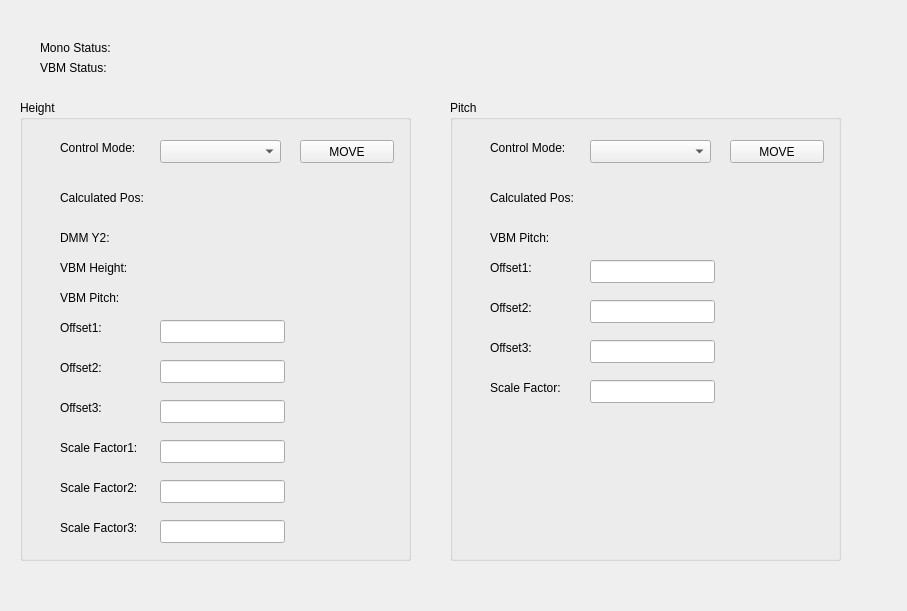
<?xml version="1.0" encoding="UTF-8"?>
<ui version="4.0">
 <class>Form</class>
 <widget class="QWidget" name="Form">
  <property name="geometry">
   <rect>
    <x>0</x>
    <y>0</y>
    <width>907</width>
    <height>611</height>
   </rect>
  </property>
  <property name="windowTitle">
   <string>Form</string>
  </property>
  <widget class="QLabel" name="label">
   <property name="geometry">
    <rect>
     <x>40</x>
     <y>40</y>
     <width>101</width>
     <height>16</height>
    </rect>
   </property>
   <property name="text">
    <string>Mono Status:</string>
   </property>
  </widget>
  <widget class="QLabel" name="label_2">
   <property name="geometry">
    <rect>
     <x>40</x>
     <y>60</y>
     <width>101</width>
     <height>16</height>
    </rect>
   </property>
   <property name="text">
    <string>VBM Status:</string>
   </property>
  </widget>
  <widget class="QELabel" name="qelabel">
   <property name="geometry">
    <rect>
     <x>130</x>
     <y>40</y>
     <width>131</width>
     <height>16</height>
    </rect>
   </property>
   <property name="variable" stdset="0">
    <string>MCTMONO01:IN_SERVICE</string>
   </property>
  </widget>
  <widget class="QELabel" name="qelabel_2">
   <property name="geometry">
    <rect>
     <x>130</x>
     <y>60</y>
     <width>131</width>
     <height>16</height>
    </rect>
   </property>
   <property name="variable" stdset="0">
    <string>MCTVBM01:IN_SERVICE</string>
   </property>
  </widget>
  <widget class="QGroupBox" name="groupBox">
   <property name="geometry">
    <rect>
     <x>20</x>
     <y>100</y>
     <width>391</width>
     <height>461</height>
    </rect>
   </property>
   <property name="title">
    <string>Height</string>
   </property>
   <widget class="QLabel" name="label_4">
    <property name="geometry">
     <rect>
      <x>40</x>
      <y>260</y>
      <width>59</width>
      <height>16</height>
     </rect>
    </property>
    <property name="text">
     <string>Offset2:</string>
    </property>
   </widget>
   <widget class="QLabel" name="label_5">
    <property name="geometry">
     <rect>
      <x>40</x>
      <y>300</y>
      <width>59</width>
      <height>16</height>
     </rect>
    </property>
    <property name="text">
     <string>Offset3:</string>
    </property>
   </widget>
   <widget class="QLabel" name="label_3">
    <property name="geometry">
     <rect>
      <x>40</x>
      <y>220</y>
      <width>59</width>
      <height>16</height>
     </rect>
    </property>
    <property name="text">
     <string>Offset1:</string>
    </property>
   </widget>
   <widget class="QLabel" name="label_6">
    <property name="geometry">
     <rect>
      <x>40</x>
      <y>420</y>
      <width>91</width>
      <height>16</height>
     </rect>
    </property>
    <property name="text">
     <string>Scale Factor3:</string>
    </property>
   </widget>
   <widget class="QLabel" name="label_7">
    <property name="geometry">
     <rect>
      <x>40</x>
      <y>380</y>
      <width>91</width>
      <height>16</height>
     </rect>
    </property>
    <property name="text">
     <string>Scale Factor2:</string>
    </property>
   </widget>
   <widget class="QLabel" name="label_8">
    <property name="geometry">
     <rect>
      <x>40</x>
      <y>340</y>
      <width>91</width>
      <height>16</height>
     </rect>
    </property>
    <property name="text">
     <string>Scale Factor1:</string>
    </property>
   </widget>
   <widget class="QELineEdit" name="qelineedit">
    <property name="geometry">
     <rect>
      <x>140</x>
      <y>220</y>
      <width>125</width>
      <height>23</height>
     </rect>
    </property>
    <property name="variable" stdset="0">
     <string>$(P):OFFSET1Y</string>
    </property>
    <property name="variableSubstitutions" stdset="0">
     <string>P=MCTTBL1</string>
    </property>
   </widget>
   <widget class="QELineEdit" name="qelineedit_2">
    <property name="geometry">
     <rect>
      <x>140</x>
      <y>260</y>
      <width>125</width>
      <height>23</height>
     </rect>
    </property>
    <property name="variable" stdset="0">
     <string>$(P):OFFSET2Y</string>
    </property>
    <property name="variableSubstitutions" stdset="0">
     <string>P=MCTTBL1</string>
    </property>
   </widget>
   <widget class="QELineEdit" name="qelineedit_3">
    <property name="geometry">
     <rect>
      <x>140</x>
      <y>300</y>
      <width>125</width>
      <height>23</height>
     </rect>
    </property>
    <property name="variable" stdset="0">
     <string>$(P):OFFSET3Y</string>
    </property>
    <property name="variableSubstitutions" stdset="0">
     <string>P=MCTTBL1</string>
    </property>
   </widget>
   <widget class="QELineEdit" name="qelineedit_4">
    <property name="geometry">
     <rect>
      <x>140</x>
      <y>340</y>
      <width>125</width>
      <height>23</height>
     </rect>
    </property>
    <property name="variable" stdset="0">
     <string>$(P):SF1Y</string>
    </property>
    <property name="variableSubstitutions" stdset="0">
     <string>P=MCTTBL1</string>
    </property>
   </widget>
   <widget class="QELineEdit" name="qelineedit_5">
    <property name="geometry">
     <rect>
      <x>140</x>
      <y>380</y>
      <width>125</width>
      <height>23</height>
     </rect>
    </property>
    <property name="variable" stdset="0">
     <string>$(P):SF2Y</string>
    </property>
    <property name="variableSubstitutions" stdset="0">
     <string>P=MCTTBL1</string>
    </property>
   </widget>
   <widget class="QELineEdit" name="qelineedit_6">
    <property name="geometry">
     <rect>
      <x>140</x>
      <y>420</y>
      <width>125</width>
      <height>23</height>
     </rect>
    </property>
    <property name="variable" stdset="0">
     <string>$(P):SF3Y</string>
    </property>
    <property name="variableSubstitutions" stdset="0">
     <string>P=MCTTBL1</string>
    </property>
   </widget>
   <widget class="QEComboBox" name="qecombobox">
    <property name="geometry">
     <rect>
      <x>140</x>
      <y>40</y>
      <width>121</width>
      <height>23</height>
     </rect>
    </property>
    <property name="variable" stdset="0">
     <string>$(P):OP_MODE</string>
    </property>
    <property name="variableSubstitutions" stdset="0">
     <string>P=MCTTBL1</string>
    </property>
   </widget>
   <widget class="QLabel" name="label_9">
    <property name="geometry">
     <rect>
      <x>40</x>
      <y>40</y>
      <width>91</width>
      <height>16</height>
     </rect>
    </property>
    <property name="text">
     <string>Control Mode:</string>
    </property>
   </widget>
   <widget class="QEPushButton" name="qepushbutton">
    <property name="geometry">
     <rect>
      <x>280</x>
      <y>40</y>
      <width>94</width>
      <height>23</height>
     </rect>
    </property>
    <property name="text">
     <string>MOVE</string>
    </property>
    <property name="variable" stdset="0">
     <string>$(P):MOVEH.PROC</string>
    </property>
    <property name="variableSubstitutions" stdset="0">
     <string>P=MCTTBL1</string>
    </property>
   </widget>
   <widget class="QLabel" name="label_10">
    <property name="geometry">
     <rect>
      <x>40</x>
      <y>90</y>
      <width>91</width>
      <height>16</height>
     </rect>
    </property>
    <property name="text">
     <string>Calculated Pos:</string>
    </property>
   </widget>
   <widget class="QELabel" name="qelabel_3">
    <property name="geometry">
     <rect>
      <x>140</x>
      <y>90</y>
      <width>121</width>
      <height>20</height>
     </rect>
    </property>
    <property name="variable" stdset="0">
     <string>$(P):HEIGHT</string>
    </property>
    <property name="variableSubstitutions" stdset="0">
     <string>P=MCTTBL1</string>
    </property>
   </widget>
   <widget class="QELabel" name="qelabel_4">
    <property name="geometry">
     <rect>
      <x>140</x>
      <y>160</y>
      <width>121</width>
      <height>16</height>
     </rect>
    </property>
    <property name="variable" stdset="0">
     <string>MCTVBM01:HEIGHT.VAL</string>
    </property>
   </widget>
   <widget class="QLabel" name="label_11">
    <property name="geometry">
     <rect>
      <x>40</x>
      <y>160</y>
      <width>101</width>
      <height>16</height>
     </rect>
    </property>
    <property name="text">
     <string>VBM Height:</string>
    </property>
   </widget>
   <widget class="QLabel" name="label_12">
    <property name="geometry">
     <rect>
      <x>40</x>
      <y>130</y>
      <width>101</width>
      <height>16</height>
     </rect>
    </property>
    <property name="text">
     <string>DMM Y2:</string>
    </property>
   </widget>
   <widget class="QELabel" name="qelabel_5">
    <property name="geometry">
     <rect>
      <x>140</x>
      <y>130</y>
      <width>121</width>
      <height>16</height>
     </rect>
    </property>
    <property name="variable" stdset="0">
     <string>MCTMONO01MOT03.VAL</string>
    </property>
   </widget>
   <widget class="QLabel" name="label_13">
    <property name="geometry">
     <rect>
      <x>40</x>
      <y>190</y>
      <width>101</width>
      <height>16</height>
     </rect>
    </property>
    <property name="text">
     <string>VBM Pitch:</string>
    </property>
   </widget>
   <widget class="QELabel" name="qelabel_6">
    <property name="geometry">
     <rect>
      <x>140</x>
      <y>190</y>
      <width>121</width>
      <height>16</height>
     </rect>
    </property>
    <property name="variable" stdset="0">
     <string>MCTVBM01:PITCH.VAL</string>
    </property>
   </widget>
  </widget>
  <widget class="QGroupBox" name="groupBox_2">
   <property name="geometry">
    <rect>
     <x>450</x>
     <y>100</y>
     <width>391</width>
     <height>461</height>
    </rect>
   </property>
   <property name="title">
    <string>Pitch</string>
   </property>
   <widget class="QLabel" name="label_14">
    <property name="geometry">
     <rect>
      <x>40</x>
      <y>200</y>
      <width>59</width>
      <height>16</height>
     </rect>
    </property>
    <property name="text">
     <string>Offset2:</string>
    </property>
   </widget>
   <widget class="QLabel" name="label_15">
    <property name="geometry">
     <rect>
      <x>40</x>
      <y>240</y>
      <width>59</width>
      <height>16</height>
     </rect>
    </property>
    <property name="text">
     <string>Offset3:</string>
    </property>
   </widget>
   <widget class="QLabel" name="label_16">
    <property name="geometry">
     <rect>
      <x>40</x>
      <y>160</y>
      <width>59</width>
      <height>16</height>
     </rect>
    </property>
    <property name="text">
     <string>Offset1:</string>
    </property>
   </widget>
   <widget class="QLabel" name="label_19">
    <property name="geometry">
     <rect>
      <x>40</x>
      <y>280</y>
      <width>91</width>
      <height>16</height>
     </rect>
    </property>
    <property name="text">
     <string>Scale Factor:</string>
    </property>
   </widget>
   <widget class="QELineEdit" name="qelineedit_7">
    <property name="geometry">
     <rect>
      <x>140</x>
      <y>160</y>
      <width>125</width>
      <height>23</height>
     </rect>
    </property>
    <property name="variable" stdset="0">
     <string>$(P):OFFSET1P</string>
    </property>
    <property name="variableSubstitutions" stdset="0">
     <string>P=MCTTBL1</string>
    </property>
   </widget>
   <widget class="QELineEdit" name="qelineedit_8">
    <property name="geometry">
     <rect>
      <x>140</x>
      <y>200</y>
      <width>125</width>
      <height>23</height>
     </rect>
    </property>
    <property name="variable" stdset="0">
     <string>$(P):OFFSET2P</string>
    </property>
    <property name="variableSubstitutions" stdset="0">
     <string>P=MCTTBL1</string>
    </property>
   </widget>
   <widget class="QELineEdit" name="qelineedit_9">
    <property name="geometry">
     <rect>
      <x>140</x>
      <y>240</y>
      <width>125</width>
      <height>23</height>
     </rect>
    </property>
    <property name="variable" stdset="0">
     <string>$(P):OFFSET3P</string>
    </property>
    <property name="variableSubstitutions" stdset="0">
     <string>P=MCTTBL1</string>
    </property>
   </widget>
   <widget class="QELineEdit" name="qelineedit_10">
    <property name="geometry">
     <rect>
      <x>140</x>
      <y>280</y>
      <width>125</width>
      <height>23</height>
     </rect>
    </property>
    <property name="variable" stdset="0">
     <string>$(P):SFP</string>
    </property>
    <property name="variableSubstitutions" stdset="0">
     <string>P=MCTTBL1</string>
    </property>
   </widget>
   <widget class="QEComboBox" name="qecombobox_2">
    <property name="geometry">
     <rect>
      <x>140</x>
      <y>40</y>
      <width>121</width>
      <height>23</height>
     </rect>
    </property>
    <property name="variable" stdset="0">
     <string>$(P):OP_MODE</string>
    </property>
    <property name="variableSubstitutions" stdset="0">
     <string>P=MCTTBL1</string>
    </property>
   </widget>
   <widget class="QLabel" name="label_20">
    <property name="geometry">
     <rect>
      <x>40</x>
      <y>40</y>
      <width>91</width>
      <height>16</height>
     </rect>
    </property>
    <property name="text">
     <string>Control Mode:</string>
    </property>
   </widget>
   <widget class="QEPushButton" name="qepushbutton_2">
    <property name="geometry">
     <rect>
      <x>280</x>
      <y>40</y>
      <width>94</width>
      <height>23</height>
     </rect>
    </property>
    <property name="text">
     <string>MOVE</string>
    </property>
    <property name="variable" stdset="0">
     <string>$(P):MOVEP.PROC</string>
    </property>
    <property name="variableSubstitutions" stdset="0">
     <string>P=MCTTBL1</string>
    </property>
   </widget>
   <widget class="QLabel" name="label_21">
    <property name="geometry">
     <rect>
      <x>40</x>
      <y>90</y>
      <width>91</width>
      <height>16</height>
     </rect>
    </property>
    <property name="text">
     <string>Calculated Pos:</string>
    </property>
   </widget>
   <widget class="QELabel" name="qelabel_7">
    <property name="geometry">
     <rect>
      <x>140</x>
      <y>90</y>
      <width>121</width>
      <height>20</height>
     </rect>
    </property>
    <property name="variable" stdset="0">
     <string>$(P):PITCH</string>
    </property>
    <property name="variableSubstitutions" stdset="0">
     <string>P=MCTTBL1</string>
    </property>
   </widget>
   <widget class="QLabel" name="label_24">
    <property name="geometry">
     <rect>
      <x>40</x>
      <y>130</y>
      <width>101</width>
      <height>16</height>
     </rect>
    </property>
    <property name="text">
     <string>VBM Pitch:</string>
    </property>
   </widget>
   <widget class="QELabel" name="qelabel_10">
    <property name="geometry">
     <rect>
      <x>140</x>
      <y>130</y>
      <width>121</width>
      <height>16</height>
     </rect>
    </property>
    <property name="variable" stdset="0">
     <string>MCTVBM01:PITCH.VAL</string>
    </property>
   </widget>
  </widget>
 </widget>
 <customwidgets>
  <customwidget>
   <class>QEComboBox</class>
   <extends>QComboBox</extends>
   <header>QEComboBox.h</header>
  </customwidget>
  <customwidget>
   <class>QELabel</class>
   <extends>QLabel</extends>
   <header>QELabel.h</header>
  </customwidget>
  <customwidget>
   <class>QELineEdit</class>
   <extends>QLineEdit</extends>
   <header>QELineEdit.h</header>
  </customwidget>
  <customwidget>
   <class>QEPushButton</class>
   <extends>QPushButton</extends>
   <header>QEPushButton.h</header>
  </customwidget>
 </customwidgets>
 <resources/>
 <connections/>
</ui>
